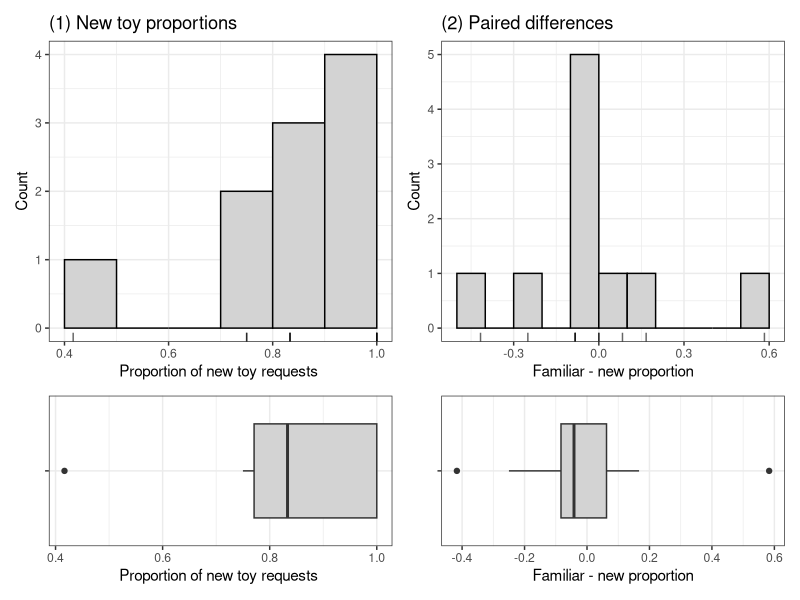

Generate this figure with R:
## ---- chunk 1
#| echo: false
library(tidyverse)
library(patchwork)
## ---- chunk 2
#| echo: false
# (1) proportion of requests for the *new* toys completed, by dog
new.props = c(1.0000, 1.0000, 0.7500, 1.0000, 0.4167,
              0.8333, 0.7500, 0.8333, 0.8333, 1.0000)

# (2) paired differences (familiar - new), by dog
paired.diffs = c(-0.0833, 0.0000, -0.0833, -0.0833, 0.5833,
                  0.0833, -0.2500, 0.1667, 0.0000, -0.4167)

dat.q1 = tibble(
  dog       = rep(1:10, times = 2),
  dataset   = rep(c("(1) New-toy proportion",
                    "(2) Paired difference (familiar - new)"), each = 10),
  value     = c(new.props, paired.diffs)
)
## ---- chunk 3
#| label: fig-q1-distributions
#| fig-cap: "Histograms and boxplots of the new-toy proportions (1) and the paired differences (2)"
#| fig-width: 6
#| fig-height: 4
make.plots = function(x, title, xlab, binwidth){
  ggdat = tibble(value = x)

  hist.plot = ggplot(ggdat, aes(x = value)) +
    geom_histogram(binwidth = binwidth, boundary = 0,
                   color = "black", fill = "lightgrey") +
    geom_rug(alpha = 0.6) +
    labs(x = xlab, y = "Count", title = title) +
    theme_bw()

  box.plot = ggplot(ggdat, aes(x = value, y = "")) +
    geom_boxplot(fill = "lightgrey") +
    labs(x = xlab, y = "") +
    theme_bw()

  hist.plot / box.plot + plot_layout(heights = c(2, 1))
}

p1 = make.plots(new.props, "(1) New toy proportions",
                "Proportion of new toy requests ", binwidth = 0.10)
p2 = make.plots(paired.diffs, "(2) Paired differences",
                "Familiar - new proportion", binwidth = 0.10)

(p1 | p2)
## ---- chunk 4
#| label: tbl-q1-summaries
#| tbl-cap: "Numerical summaries of the new-toy proportions (1) and the paired differences (2)"
dat.q1 |>
  group_by(dataset) |>
  summarize(
    n        = n(),
    mean     = mean(value),
    median   = median(value),
    sd       = sd(value),
    skewness = e1071::skewness(value, type = 2),
    min      = min(value),
    max      = max(value)
  ) |>
  knitr::kable(digits = 4)
## ---- chunk 5
set.seed(41)
success.count = sum(ifelse(new.props > .5, 1, 0))
test = binom.test(
  x = success.count,
  n = length(new.props),
  p = .5,
  alternative = "two.sided",
  conf.level = .95
)
(test$p.value)
(as.numeric(test$conf.int))
## ---- chunk 6
#| label: q1b-bootstrap
set.seed(41) 
B = 10000
n = length(paired.diffs)

boot.dist = numeric(B)   # storage for the resampled means

for(i in 1:B){
  resample = sample(paired.diffs, size = n, replace = TRUE)
  boot.dist[i] = mean(resample)
}

boot.ci = quantile(boot.dist, probs = c(0.025, 0.975))

(as.numeric(boot.ci))
## ---- chunk 7
success = 10
trials = 10
success.prob = .25
(prob = dbinom(x=success,size=trials,prob=success.prob))
## ---- chunk 8
mu = trials * success.prob
sd = sqrt(mu*(1-success.prob))
epsilon = .5
(prob = pnorm(1 + epsilon ,mu,sd) - pnorm(1 - epsilon,mu,sd))
## ---- chunk 9
set.seed(41)
test = binom.test(
  x = 10,
  n = 10,
  p = success.prob,
  alternative = "two.sided"
)

(test$p.value)
(as.numeric(test$conf.int))
